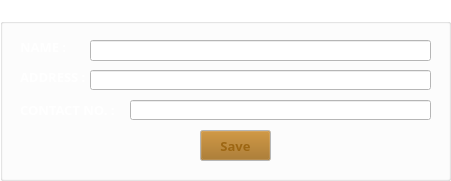
   <widget class="QGroupBox" name="groupBox">
    <property name="geometry">
     <rect>
      <x>20</x>
      <y>70</y>
      <width>451</width>
      <height>181</height>
     </rect>
    </property>
    <property name="palette">
     <palette>
      <active>
       <colorrole role="WindowText">
        <brush brushstyle="SolidPattern">
         <color alpha="255">
          <red>255</red>
          <green>255</green>
          <blue>255</blue>
         </color>
        </brush>
       </colorrole>
       <colorrole role="Button">
        <brush brushstyle="SolidPattern">
         <color alpha="255">
          <red>255</red>
          <green>255</green>
          <blue>255</blue>
         </color>
        </brush>
       </colorrole>
       <colorrole role="Light">
        <brush brushstyle="SolidPattern">
         <color alpha="255">
          <red>255</red>
          <green>255</green>
          <blue>255</blue>
         </color>
        </brush>
       </colorrole>
       <colorrole role="Midlight">
        <brush brushstyle="SolidPattern">
         <color alpha="255">
          <red>255</red>
          <green>255</green>
          <blue>255</blue>
         </color>
        </brush>
       </colorrole>
       <colorrole role="Dark">
        <brush brushstyle="SolidPattern">
         <color alpha="255">
          <red>127</red>
          <green>127</green>
          <blue>127</blue>
         </color>
        </brush>
       </colorrole>
       <colorrole role="Mid">
        <brush brushstyle="SolidPattern">
         <color alpha="255">
          <red>170</red>
          <green>170</green>
          <blue>170</blue>
         </color>
        </brush>
       </colorrole>
       <colorrole role="Text">
        <brush brushstyle="SolidPattern">
         <color alpha="255">
          <red>0</red>
          <green>0</green>
          <blue>0</blue>
         </color>
        </brush>
       </colorrole>
       <colorrole role="BrightText">
        <brush brushstyle="SolidPattern">
         <color alpha="255">
          <red>255</red>
          <green>255</green>
          <blue>255</blue>
         </color>
        </brush>
       </colorrole>
       <colorrole role="ButtonText">
        <brush brushstyle="SolidPattern">
         <color alpha="255">
          <red>0</red>
          <green>0</green>
          <blue>0</blue>
         </color>
        </brush>
       </colorrole>
       <colorrole role="Base">
        <brush brushstyle="SolidPattern">
         <color alpha="255">
          <red>255</red>
          <green>255</green>
          <blue>255</blue>
         </color>
        </brush>
       </colorrole>
       <colorrole role="Window">
        <brush brushstyle="SolidPattern">
         <color alpha="255">
          <red>255</red>
          <green>255</green>
          <blue>255</blue>
         </color>
        </brush>
       </colorrole>
       <colorrole role="Shadow">
        <brush brushstyle="SolidPattern">
         <color alpha="255">
          <red>0</red>
          <green>0</green>
          <blue>0</blue>
         </color>
        </brush>
       </colorrole>
       <colorrole role="AlternateBase">
        <brush brushstyle="SolidPattern">
         <color alpha="255">
          <red>255</red>
          <green>255</green>
          <blue>255</blue>
         </color>
        </brush>
       </colorrole>
       <colorrole role="ToolTipBase">
        <brush brushstyle="SolidPattern">
         <color alpha="255">
          <red>255</red>
          <green>255</green>
          <blue>220</blue>
         </color>
        </brush>
       </colorrole>
       <colorrole role="ToolTipText">
        <brush brushstyle="SolidPattern">
         <color alpha="255">
          <red>0</red>
          <green>0</green>
          <blue>0</blue>
         </color>
        </brush>
       </colorrole>
       <colorrole role="PlaceholderText">
        <brush brushstyle="NoBrush">
         <color alpha="128">
          <red>0</red>
          <green>0</green>
          <blue>0</blue>
         </color>
        </brush>
       </colorrole>
      </active>
      <inactive>
       <colorrole role="WindowText">
        <brush brushstyle="SolidPattern">
         <color alpha="255">
          <red>255</red>
          <green>255</green>
          <blue>255</blue>
         </color>
        </brush>
       </colorrole>
       <colorrole role="Button">
        <brush brushstyle="SolidPattern">
         <color alpha="255">
          <red>255</red>
          <green>255</green>
          <blue>255</blue>
         </color>
        </brush>
       </colorrole>
       <colorrole role="Light">
        <brush brushstyle="SolidPattern">
         <color alpha="255">
          <red>255</red>
          <green>255</green>
          <blue>255</blue>
         </color>
        </brush>
       </colorrole>
       <colorrole role="Midlight">
        <brush brushstyle="SolidPattern">
         <color alpha="255">
          <red>255</red>
          <green>255</green>
          <blue>255</blue>
         </color>
        </brush>
       </colorrole>
       <colorrole role="Dark">
        <brush brushstyle="SolidPattern">
         <color alpha="255">
          <red>127</red>
          <green>127</green>
          <blue>127</blue>
         </color>
        </brush>
       </colorrole>
       <colorrole role="Mid">
        <brush brushstyle="SolidPattern">
         <color alpha="255">
          <red>170</red>
          <green>170</green>
          <blue>170</blue>
         </color>
        </brush>
       </colorrole>
       <colorrole role="Text">
        <brush brushstyle="SolidPattern">
         <color alpha="255">
          <red>0</red>
          <green>0</green>
          <blue>0</blue>
         </color>
        </brush>
       </colorrole>
       <colorrole role="BrightText">
        <brush brushstyle="SolidPattern">
         <color alpha="255">
          <red>255</red>
          <green>255</green>
          <blue>255</blue>
         </color>
        </brush>
       </colorrole>
       <colorrole role="ButtonText">
        <brush brushstyle="SolidPattern">
         <color alpha="255">
          <red>0</red>
          <green>0</green>
          <blue>0</blue>
         </color>
        </brush>
       </colorrole>
       <colorrole role="Base">
        <brush brushstyle="SolidPattern">
         <color alpha="255">
          <red>255</red>
          <green>255</green>
          <blue>255</blue>
         </color>
        </brush>
       </colorrole>
       <colorrole role="Window">
        <brush brushstyle="SolidPattern">
         <color alpha="255">
          <red>255</red>
          <green>255</green>
          <blue>255</blue>
         </color>
        </brush>
       </colorrole>
       <colorrole role="Shadow">
        <brush brushstyle="SolidPattern">
         <color alpha="255">
          <red>0</red>
          <green>0</green>
          <blue>0</blue>
         </color>
        </brush>
       </colorrole>
       <colorrole role="AlternateBase">
        <brush brushstyle="SolidPattern">
         <color alpha="255">
          <red>255</red>
          <green>255</green>
          <blue>255</blue>
         </color>
        </brush>
       </colorrole>
       <colorrole role="ToolTipBase">
        <brush brushstyle="SolidPattern">
         <color alpha="255">
          <red>255</red>
          <green>255</green>
          <blue>220</blue>
         </color>
        </brush>
       </colorrole>
       <colorrole role="ToolTipText">
        <brush brushstyle="SolidPattern">
         <color alpha="255">
          <red>0</red>
          <green>0</green>
          <blue>0</blue>
         </color>
        </brush>
       </colorrole>
       <colorrole role="PlaceholderText">
        <brush brushstyle="NoBrush">
         <color alpha="128">
          <red>0</red>
          <green>0</green>
          <blue>0</blue>
         </color>
        </brush>
       </colorrole>
      </inactive>
      <disabled>
       <colorrole role="WindowText">
        <brush brushstyle="SolidPattern">
         <color alpha="255">
          <red>127</red>
          <green>127</green>
          <blue>127</blue>
         </color>
        </brush>
       </colorrole>
       <colorrole role="Button">
        <brush brushstyle="SolidPattern">
         <color alpha="255">
          <red>255</red>
          <green>255</green>
          <blue>255</blue>
         </color>
        </brush>
       </colorrole>
       <colorrole role="Light">
        <brush brushstyle="SolidPattern">
         <color alpha="255">
          <red>255</red>
          <green>255</green>
          <blue>255</blue>
         </color>
        </brush>
       </colorrole>
       <colorrole role="Midlight">
        <brush brushstyle="SolidPattern">
         <color alpha="255">
          <red>255</red>
          <green>255</green>
          <blue>255</blue>
         </color>
        </brush>
       </colorrole>
       <colorrole role="Dark">
        <brush brushstyle="SolidPattern">
         <color alpha="255">
          <red>127</red>
          <green>127</green>
          <blue>127</blue>
         </color>
        </brush>
       </colorrole>
       <colorrole role="Mid">
        <brush brushstyle="SolidPattern">
         <color alpha="255">
          <red>170</red>
          <green>170</green>
          <blue>170</blue>
         </color>
        </brush>
       </colorrole>
       <colorrole role="Text">
        <brush brushstyle="SolidPattern">
         <color alpha="255">
          <red>127</red>
          <green>127</green>
          <blue>127</blue>
         </color>
        </brush>
       </colorrole>
       <colorrole role="BrightText">
        <brush brushstyle="SolidPattern">
         <color alpha="255">
          <red>255</red>
          <green>255</green>
          <blue>255</blue>
         </color>
        </brush>
       </colorrole>
       <colorrole role="ButtonText">
        <brush brushstyle="SolidPattern">
         <color alpha="255">
          <red>127</red>
          <green>127</green>
          <blue>127</blue>
         </color>
        </brush>
       </colorrole>
       <colorrole role="Base">
        <brush brushstyle="SolidPattern">
         <color alpha="255">
          <red>255</red>
          <green>255</green>
          <blue>255</blue>
         </color>
        </brush>
       </colorrole>
       <colorrole role="Window">
        <brush brushstyle="SolidPattern">
         <color alpha="255">
          <red>255</red>
          <green>255</green>
          <blue>255</blue>
         </color>
        </brush>
       </colorrole>
       <colorrole role="Shadow">
        <brush brushstyle="SolidPattern">
         <color alpha="255">
          <red>0</red>
          <green>0</green>
          <blue>0</blue>
         </color>
        </brush>
       </colorrole>
       <colorrole role="AlternateBase">
        <brush brushstyle="SolidPattern">
         <color alpha="255">
          <red>255</red>
          <green>255</green>
          <blue>255</blue>
         </color>
        </brush>
       </colorrole>
       <colorrole role="ToolTipBase">
        <brush brushstyle="SolidPattern">
         <color alpha="255">
          <red>255</red>
          <green>255</green>
          <blue>220</blue>
         </color>
        </brush>
       </colorrole>
       <colorrole role="ToolTipText">
        <brush brushstyle="SolidPattern">
         <color alpha="255">
          <red>0</red>
          <green>0</green>
          <blue>0</blue>
         </color>
        </brush>
       </colorrole>
       <colorrole role="PlaceholderText">
        <brush brushstyle="NoBrush">
         <color alpha="128">
          <red>0</red>
          <green>0</green>
          <blue>0</blue>
         </color>
        </brush>
       </colorrole>
      </disabled>
     </palette>
    </property>
    <property name="font">
     <font>
      <family>Century Gothic</family>
      <pointsize>10</pointsize>
      <weight>75</weight>
      <bold>true</bold>
     </font>
    </property>
    <property name="title">
     <string>CUSTOMER INFORMATION</string>
    </property>
    <widget class="QLabel" name="label_3">
     <property name="geometry">
      <rect>
       <x>20</x>
       <y>37</y>
       <width>61</width>
       <height>19</height>
      </rect>
     </property>
     <property name="palette">
      <palette>
       <active>
        <colorrole role="WindowText">
         <brush brushstyle="SolidPattern">
          <color alpha="255">
           <red>255</red>
           <green>255</green>
           <blue>255</blue>
          </color>
         </brush>
        </colorrole>
       </active>
       <inactive>
        <colorrole role="WindowText">
         <brush brushstyle="SolidPattern">
          <color alpha="255">
           <red>255</red>
           <green>255</green>
           <blue>255</blue>
          </color>
         </brush>
        </colorrole>
       </inactive>
       <disabled>
        <colorrole role="WindowText">
         <brush brushstyle="SolidPattern">
          <color alpha="255">
           <red>127</red>
           <green>127</green>
           <blue>127</blue>
          </color>
         </brush>
        </colorrole>
       </disabled>
      </palette>
     </property>
     <property name="font">
      <font>
       <family>Century Gothic</family>
       <pointsize>10</pointsize>
       <weight>75</weight>
       <italic>false</italic>
       <bold>true</bold>
      </font>
     </property>
     <property name="text">
      <string>NAME :</string>
     </property>
    </widget>
    <widget class="QLineEdit" name="txtIname">
     <property name="geometry">
      <rect>
       <x>90</x>
       <y>40</y>
       <width>341</width>
       <height>21</height>
      </rect>
     </property>
     <property name="font">
      <font>
       <pointsize>10</pointsize>
      </font>
     </property>
    </widget>
    <widget class="QLabel" name="label_4">
     <property name="geometry">
      <rect>
       <x>20</x>
       <y>67</y>
       <width>81</width>
       <height>19</height>
      </rect>
     </property>
     <property name="palette">
      <palette>
       <active>
        <colorrole role="WindowText">
         <brush brushstyle="SolidPattern">
          <color alpha="255">
           <red>255</red>
           <green>255</green>
           <blue>255</blue>
          </color>
         </brush>
        </colorrole>
       </active>
       <inactive>
        <colorrole role="WindowText">
         <brush brushstyle="SolidPattern">
          <color alpha="255">
           <red>255</red>
           <green>255</green>
           <blue>255</blue>
          </color>
         </brush>
        </colorrole>
       </inactive>
       <disabled>
        <colorrole role="WindowText">
         <brush brushstyle="SolidPattern">
          <color alpha="255">
           <red>127</red>
           <green>127</green>
           <blue>127</blue>
          </color>
         </brush>
        </colorrole>
       </disabled>
      </palette>
     </property>
     <property name="font">
      <font>
       <family>Century Gothic</family>
       <pointsize>10</pointsize>
       <weight>75</weight>
       <italic>false</italic>
       <bold>true</bold>
      </font>
     </property>
     <property name="text">
      <string>ADDRESS :</string>
     </property>
    </widget>
    <widget class="QLineEdit" name="txtIadd">
     <property name="geometry">
      <rect>
       <x>90</x>
       <y>70</y>
       <width>341</width>
       <height>20</height>
      </rect>
     </property>
     <property name="font">
      <font>
       <pointsize>10</pointsize>
      </font>
     </property>
    </widget>
    <widget class="QLineEdit" name="txtIcp">
     <property name="geometry">
      <rect>
       <x>130</x>
       <y>100</y>
       <width>301</width>
       <height>20</height>
      </rect>
     </property>
     <property name="font">
      <font>
       <pointsize>10</pointsize>
      </font>
     </property>
    </widget>
    <widget class="QPushButton" name="btnSave">
     <property name="geometry">
      <rect>
       <x>200</x>
       <y>130</y>
       <width>71</width>
       <height>31</height>
      </rect>
     </property>
     <property name="palette">
      <palette>
       <active>
        <colorrole role="WindowText">
         <brush brushstyle="SolidPattern">
          <color alpha="255">
           <red>0</red>
           <green>0</green>
           <blue>0</blue>
          </color>
         </brush>
        </colorrole>
        <colorrole role="Button">
         <brush brushstyle="SolidPattern">
          <color alpha="255">
           <red>157</red>
           <green>102</green>
           <blue>18</blue>
          </color>
         </brush>
        </colorrole>
        <colorrole role="Light">
         <brush brushstyle="SolidPattern">
          <color alpha="255">
           <red>255</red>
           <green>255</green>
           <blue>255</blue>
          </color>
         </brush>
        </colorrole>
        <colorrole role="Midlight">
         <brush brushstyle="SolidPattern">
          <color alpha="255">
           <red>255</red>
           <green>255</green>
           <blue>255</blue>
          </color>
         </brush>
        </colorrole>
        <colorrole role="Dark">
         <brush brushstyle="SolidPattern">
          <color alpha="255">
           <red>127</red>
           <green>127</green>
           <blue>127</blue>
          </color>
         </brush>
        </colorrole>
        <colorrole role="Mid">
         <brush brushstyle="SolidPattern">
          <color alpha="255">
           <red>170</red>
           <green>170</green>
           <blue>170</blue>
          </color>
         </brush>
        </colorrole>
        <colorrole role="Text">
         <brush brushstyle="SolidPattern">
          <color alpha="255">
           <red>0</red>
           <green>0</green>
           <blue>0</blue>
          </color>
         </brush>
        </colorrole>
        <colorrole role="BrightText">
         <brush brushstyle="SolidPattern">
          <color alpha="255">
           <red>255</red>
           <green>255</green>
           <blue>255</blue>
          </color>
         </brush>
        </colorrole>
        <colorrole role="ButtonText">
         <brush brushstyle="SolidPattern">
          <color alpha="255">
           <red>157</red>
           <green>102</green>
           <blue>18</blue>
          </color>
         </brush>
        </colorrole>
        <colorrole role="Base">
         <brush brushstyle="SolidPattern">
          <color alpha="255">
           <red>255</red>
           <green>255</green>
           <blue>255</blue>
          </color>
         </brush>
        </colorrole>
        <colorrole role="Window">
         <brush brushstyle="SolidPattern">
          <color alpha="255">
           <red>255</red>
           <green>255</green>
           <blue>255</blue>
          </color>
         </brush>
        </colorrole>
        <colorrole role="Shadow">
         <brush brushstyle="SolidPattern">
          <color alpha="255">
           <red>0</red>
           <green>0</green>
           <blue>0</blue>
          </color>
         </brush>
        </colorrole>
        <colorrole role="AlternateBase">
         <brush brushstyle="SolidPattern">
          <color alpha="255">
           <red>255</red>
           <green>255</green>
           <blue>255</blue>
          </color>
         </brush>
        </colorrole>
        <colorrole role="ToolTipBase">
         <brush brushstyle="SolidPattern">
          <color alpha="255">
           <red>255</red>
           <green>255</green>
           <blue>220</blue>
          </color>
         </brush>
        </colorrole>
        <colorrole role="ToolTipText">
         <brush brushstyle="SolidPattern">
          <color alpha="255">
           <red>0</red>
           <green>0</green>
           <blue>0</blue>
          </color>
         </brush>
        </colorrole>
        <colorrole role="PlaceholderText">
         <brush brushstyle="NoBrush">
          <color alpha="128">
           <red>0</red>
           <green>0</green>
           <blue>0</blue>
          </color>
         </brush>
        </colorrole>
       </active>
       <inactive>
        <colorrole role="WindowText">
         <brush brushstyle="SolidPattern">
          <color alpha="255">
           <red>0</red>
           <green>0</green>
           <blue>0</blue>
          </color>
         </brush>
        </colorrole>
        <colorrole role="Button">
         <brush brushstyle="SolidPattern">
          <color alpha="255">
           <red>157</red>
           <green>102</green>
           <blue>18</blue>
          </color>
         </brush>
        </colorrole>
        <colorrole role="Light">
         <brush brushstyle="SolidPattern">
          <color alpha="255">
           <red>255</red>
           <green>255</green>
           <blue>255</blue>
          </color>
         </brush>
        </colorrole>
        <colorrole role="Midlight">
         <brush brushstyle="SolidPattern">
          <color alpha="255">
           <red>255</red>
           <green>255</green>
           <blue>255</blue>
          </color>
         </brush>
        </colorrole>
        <colorrole role="Dark">
         <brush brushstyle="SolidPattern">
          <color alpha="255">
           <red>127</red>
           <green>127</green>
           <blue>127</blue>
          </color>
         </brush>
        </colorrole>
        <colorrole role="Mid">
         <brush brushstyle="SolidPattern">
          <color alpha="255">
           <red>170</red>
           <green>170</green>
           <blue>170</blue>
          </color>
         </brush>
        </colorrole>
        <colorrole role="Text">
         <brush brushstyle="SolidPattern">
          <color alpha="255">
           <red>0</red>
           <green>0</green>
           <blue>0</blue>
          </color>
         </brush>
        </colorrole>
        <colorrole role="BrightText">
         <brush brushstyle="SolidPattern">
          <color alpha="255">
           <red>255</red>
           <green>255</green>
           <blue>255</blue>
          </color>
         </brush>
        </colorrole>
        <colorrole role="ButtonText">
         <brush brushstyle="SolidPattern">
          <color alpha="255">
           <red>157</red>
           <green>102</green>
           <blue>18</blue>
          </color>
         </brush>
        </colorrole>
        <colorrole role="Base">
         <brush brushstyle="SolidPattern">
          <color alpha="255">
           <red>255</red>
           <green>255</green>
           <blue>255</blue>
          </color>
         </brush>
        </colorrole>
        <colorrole role="Window">
         <brush brushstyle="SolidPattern">
          <color alpha="255">
           <red>255</red>
           <green>255</green>
           <blue>255</blue>
          </color>
         </brush>
        </colorrole>
        <colorrole role="Shadow">
         <brush brushstyle="SolidPattern">
          <color alpha="255">
           <red>0</red>
           <green>0</green>
           <blue>0</blue>
          </color>
         </brush>
        </colorrole>
        <colorrole role="AlternateBase">
         <brush brushstyle="SolidPattern">
          <color alpha="255">
           <red>255</red>
           <green>255</green>
           <blue>255</blue>
          </color>
         </brush>
        </colorrole>
        <colorrole role="ToolTipBase">
         <brush brushstyle="SolidPattern">
          <color alpha="255">
           <red>255</red>
           <green>255</green>
           <blue>220</blue>
          </color>
         </brush>
        </colorrole>
        <colorrole role="ToolTipText">
         <brush brushstyle="SolidPattern">
          <color alpha="255">
           <red>0</red>
           <green>0</green>
           <blue>0</blue>
          </color>
         </brush>
        </colorrole>
        <colorrole role="PlaceholderText">
         <brush brushstyle="NoBrush">
          <color alpha="128">
           <red>0</red>
           <green>0</green>
           <blue>0</blue>
          </color>
         </brush>
        </colorrole>
       </inactive>
       <disabled>
        <colorrole role="WindowText">
         <brush brushstyle="SolidPattern">
          <color alpha="255">
           <red>127</red>
           <green>127</green>
           <blue>127</blue>
          </color>
         </brush>
        </colorrole>
        <colorrole role="Button">
         <brush brushstyle="SolidPattern">
          <color alpha="255">
           <red>157</red>
           <green>102</green>
           <blue>18</blue>
          </color>
         </brush>
        </colorrole>
        <colorrole role="Light">
         <brush brushstyle="SolidPattern">
          <color alpha="255">
           <red>255</red>
           <green>255</green>
           <blue>255</blue>
          </color>
         </brush>
        </colorrole>
        <colorrole role="Midlight">
         <brush brushstyle="SolidPattern">
          <color alpha="255">
           <red>255</red>
           <green>255</green>
           <blue>255</blue>
          </color>
         </brush>
        </colorrole>
        <colorrole role="Dark">
         <brush brushstyle="SolidPattern">
          <color alpha="255">
           <red>127</red>
           <green>127</green>
           <blue>127</blue>
          </color>
         </brush>
        </colorrole>
        <colorrole role="Mid">
         <brush brushstyle="SolidPattern">
          <color alpha="255">
           <red>170</red>
           <green>170</green>
           <blue>170</blue>
          </color>
         </brush>
        </colorrole>
        <colorrole role="Text">
         <brush brushstyle="SolidPattern">
          <color alpha="255">
           <red>127</red>
           <green>127</green>
           <blue>127</blue>
          </color>
         </brush>
        </colorrole>
        <colorrole role="BrightText">
         <brush brushstyle="SolidPattern">
          <color alpha="255">
           <red>255</red>
           <green>255</green>
           <blue>255</blue>
          </color>
         </brush>
        </colorrole>
        <colorrole role="ButtonText">
         <brush brushstyle="SolidPattern">
          <color alpha="255">
           <red>127</red>
           <green>127</green>
           <blue>127</blue>
          </color>
         </brush>
        </colorrole>
        <colorrole role="Base">
         <brush brushstyle="SolidPattern">
          <color alpha="255">
           <red>255</red>
           <green>255</green>
           <blue>255</blue>
          </color>
         </brush>
        </colorrole>
        <colorrole role="Window">
         <brush brushstyle="SolidPattern">
          <color alpha="255">
           <red>255</red>
           <green>255</green>
           <blue>255</blue>
          </color>
         </brush>
        </colorrole>
        <colorrole role="Shadow">
         <brush brushstyle="SolidPattern">
          <color alpha="255">
           <red>0</red>
           <green>0</green>
           <blue>0</blue>
          </color>
         </brush>
        </colorrole>
        <colorrole role="AlternateBase">
         <brush brushstyle="SolidPattern">
          <color alpha="255">
           <red>255</red>
           <green>255</green>
           <blue>255</blue>
          </color>
         </brush>
        </colorrole>
        <colorrole role="ToolTipBase">
         <brush brushstyle="SolidPattern">
          <color alpha="255">
           <red>255</red>
           <green>255</green>
           <blue>220</blue>
          </color>
         </brush>
        </colorrole>
        <colorrole role="ToolTipText">
         <brush brushstyle="SolidPattern">
          <color alpha="255">
           <red>0</red>
           <green>0</green>
           <blue>0</blue>
          </color>
         </brush>
        </colorrole>
        <colorrole role="PlaceholderText">
         <brush brushstyle="NoBrush">
          <color alpha="128">
           <red>0</red>
           <green>0</green>
           <blue>0</blue>
          </color>
         </brush>
        </colorrole>
       </disabled>
      </palette>
     </property>
     <property name="font">
      <font>
       <family>Century Gothic</family>
       <pointsize>10</pointsize>
       <weight>75</weight>
       <bold>true</bold>
      </font>
     </property>
     <property name="text">
      <string>Save</string>
     </property>
    </widget>
    <widget class="QLabel" name="label_5">
     <property name="geometry">
      <rect>
       <x>20</x>
       <y>100</y>
       <width>111</width>
       <height>19</height>
      </rect>
     </property>
     <property name="palette">
      <palette>
       <active>
        <colorrole role="WindowText">
         <brush brushstyle="SolidPattern">
          <color alpha="255">
           <red>255</red>
           <green>255</green>
           <blue>255</blue>
          </color>
         </brush>
        </colorrole>
       </active>
       <inactive>
        <colorrole role="WindowText">
         <brush brushstyle="SolidPattern">
          <color alpha="255">
           <red>255</red>
           <green>255</green>
           <blue>255</blue>
          </color>
         </brush>
        </colorrole>
       </inactive>
       <disabled>
        <colorrole role="WindowText">
         <brush brushstyle="SolidPattern">
          <color alpha="255">
           <red>127</red>
           <green>127</green>
           <blue>127</blue>
          </color>
         </brush>
        </colorrole>
       </disabled>
      </palette>
     </property>
     <property name="font">
      <font>
       <family>Century Gothic</family>
       <pointsize>10</pointsize>
       <weight>75</weight>
       <italic>false</italic>
       <bold>true</bold>
      </font>
     </property>
     <property name="text">
      <string>CONTACT NO. :</string>
     </property>
    </widget>
   </widget>
